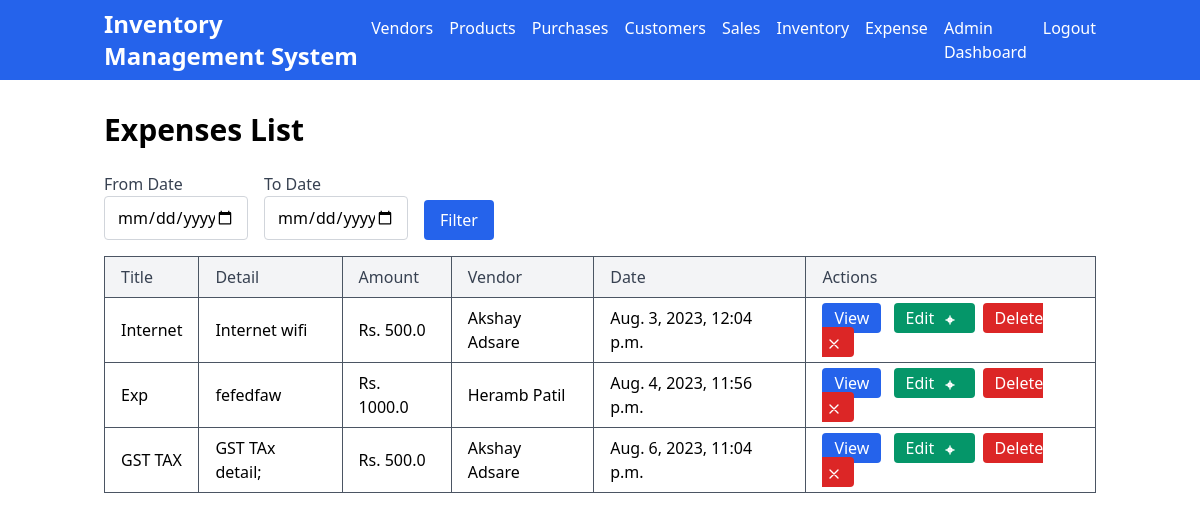
Page /expense/ (signed in) on the committed database.
### main/models.py (models this page shows)
class Expense(models.Model):
    vendor = models.ForeignKey(Vendor, on_delete=models.CASCADE)
    title = models.CharField(max_length=50)
    detail = models.TextField()
    amount = models.FloatField()
    date = models.DateTimeField(auto_now_add=True)
    class Meta:
        verbose_name_plural = '7. Expenses'

class Vendor(models.Model):
    user = models.OneToOneField(
        settings.AUTH_USER_MODEL,
        on_delete=models.CASCADE,
        null=True,
        related_name='vendor_profile'
    )
    full_name = models.CharField(max_length=50)
    address = models.TextField()
    mobile = models.CharField(max_length=15)
    status = models.BooleanField(default=False)
    class Meta:
        verbose_name_plural = '1. Vendors'
    def __str__(self):
        return self.full_name

### main/views.py (the view)
# urls.py: path('expense/', views.expense_list, name='expense_list'),
def expense_list(request):
    if request.user.is_superuser:
        expenses = Expense.objects.all()
    else:
        expenses = Expense.objects.filter(vendor=request.user.vendor_profile)
    date_from = request.GET.get('date_from', None)
    date_to = request.GET.get('date_to', None)
    if date_from and date_to:
        expenses = expenses.filter(date__range=[date_from, date_to])
    return render(request, 'expense_list.html', {'expenses': expenses})

### templates/expense_list.html
{% extends 'base.html' %}
{% block content %}
  <div class="container mx-auto my-8">
    <h1 class="text-3xl font-semibold mb-6">Expenses List</h1>
    <form class="mb-4">
      <div class="flex space-x-4">
        <div>
          <label class="block text-gray-700 font-medium">From Date</label>
          <input type="date" name="date_from" value="{{ request.GET.date_from }}" class="border border-gray-300 rounded py-2 px-3 w-36">
        </div>
        <div>
          <label class="block text-gray-700 font-medium">To Date</label>
          <input type="date" name="date_to" value="{{ request.GET.date_to }}" class="border border-gray-300 rounded py-2 px-3 w-36">
        </div>
        <div class="flex items-end">
          <button type="submit" class="bg-blue-600 text-white py-2 px-4 rounded">Filter</button>
        </div>
      </div>
    </form>
    <div class="overflow-x-auto">
      <table class="w-full border-collapse">
        <thead>
          <tr>
            <th class="border border-gray-600 bg-gray-100 px-4 py-2 font-medium text-gray-700 text-left">Title</th>
            <th class="border border-gray-600 bg-gray-100 px-4 py-2 font-medium text-gray-700 text-left">Detail</th>
            <th class="border border-gray-600 bg-gray-100 px-4 py-2 font-medium text-gray-700 text-left">Amount</th>
            {% if request.user.is_superuser %}
            <th class="border border-gray-600 bg-gray-100 px-4 py-2 font-medium text-gray-700 text-left">Vendor</th>
            {% endif %}
            <th class="border border-gray-600 bg-gray-100 px-4 py-2 font-medium text-gray-700 text-left">Date</th>
            <th class="border border-gray-600 bg-gray-100 px-4 py-2 font-medium text-gray-700 text-left">Actions</th>
          </tr>
        </thead>
        <tbody>
          {% for expense in expenses %}
            <tr>
              <td class="border border-gray-600 px-4 py-2">{{ expense.title }}</td>
              <td class="border border-gray-600 px-4 py-2">{{ expense.detail }}</td>
              <td class="border border-gray-600 px-4 py-2">Rs. {{ expense.amount }}</td>
              {% if request.user.is_superuser %}
              <td class="border border-gray-600 px-4 py-2">{{ expense.vendor }}</td>
              {% endif %}
              <td class="border border-gray-600 px-4 py-2">{{ expense.date }}</td>
              <td class="border border-gray-600 px-4 py-2">
                <a href="{% url 'main:expense_detail' expense.id %}" class="bg-blue-600 text-white py-1 px-3 rounded hover:bg-blue-700">View</a>
                {% if request.user.is_superuser %}
                  <a href="{% url 'main:expense_update' expense.id %}" class="bg-green-600 text-white py-1 px-3 rounded hover:bg-green-700 mx-2">
                    Edit
                    <svg xmlns="http://www.w3.org/2000/svg" class="h-4 w-4 inline-block ml-1" fill="none" viewBox="0 0 24 24" stroke="currentColor">
                      <path stroke-linecap="round" stroke-linejoin="round" stroke-width="2" d="M15 12a3 3 0 11-6 0 3 3 0 016 0zM12 6v6m0 0v6m0-6h6m-6 0H6"></path>
                    </svg>
                  </a>
                  <a href="{% url 'main:expense_delete' expense.id %}" class="bg-red-600 text-white py-1 px-3 rounded hover:bg-red-700">
                    Delete
                    <svg xmlns="http://www.w3.org/2000/svg" class="h-4 w-4 inline-block ml-1" fill="none" viewBox="0 0 24 24" stroke="currentColor">
                      <path stroke-linecap="round" stroke-linejoin="round" stroke-width="2" d="M6 18L18 6M6 6l12 12"></path>
                    </svg>
                  </a>
                {% endif %}
              </td>
            </tr>
          {% endfor %}
        </tbody>
      </table>
    </div>
  </div>
{% endblock %}

### rows in the picture
Expense: title "Internet", detail "Internet wifi", amount "500.0", vendor "Akshay Adsare", date "Aug. 3, 2023, 12:04 p.m."
Expense: title "Exp", detail "fefedfaw", amount "1000.0", vendor "Heramb Patil", date "Aug. 4, 2023, 11:56 p.m."
Expense: title "GST TAX", detail "GST TAx detail;", amount "500.0", vendor "Akshay Adsare", date "Aug. 6, 2023, 11:04 p.m."
